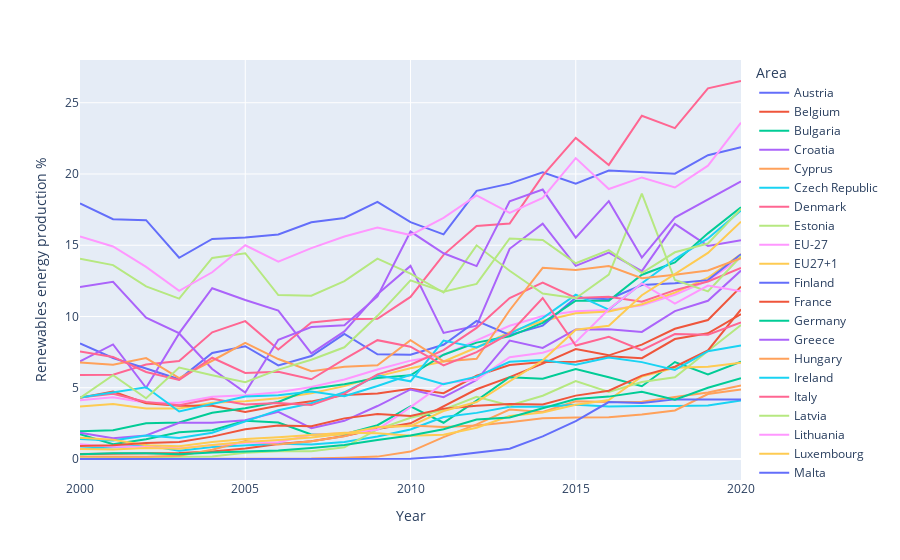

Notebook cell for this chart:
### Code cell
def update_line_plot(y_axis)
    return px.line(energy_per_area, x="Year", y="Renewables energy production %", color='Area')
update_line_plot("Renewables energy production %")

### Figure 1 — Plotly figure (JSON) as saved in the notebook; plotly's stock layout.template omitted (floating-point values rounded to 4 significant figures)
{"data": [{"hovertemplate": "Area=Austria<br>Year=%{x}<br>Renewables energy production %=%{y}<extra></extra>", "legendgroup": "Austria", "line": {"color": "#636efa", "dash": "solid"}, "marker": {"symbol": "circle"}, "mode": "lines", "name": "Austria", "orientation": "v", "showlegend": true, "type": "scatter", "x": [2000, 2001, 2002, 2003, 2004, 2005, 2006, 2007, 2008, 2009, 2010, 2011, 2012, 2013, 2014, 2015, 2016, 2017, 2018, 2019, 2020], "xaxis": "x", "y": [17.94, 16.83, 16.76, 14.12, 15.44, 15.54, 15.76, 16.61, 16.92, 18.05, 16.63, 15.76, 18.82, 19.32, 20.12, 19.32, 20.24, 20.14, 20.02, 21.32, 21.88], "yaxis": "y"}, {"hovertemplate": "Area=Belgium<br>Year=%{x}<br>Renewables energy production %=%{y}<extra></extra>", "legendgroup": "Belgium", "line": {"color": "#EF553B", "dash": "solid"}, "marker": {"symbol": "circle"}, "mode": "lines", "name": "Belgium", "orientation": "v", "showlegend": true, "type": "scatter", "x": [2000, 2001, 2002, 2003, 2004, 2005, 2006, 2007, 2008, 2009, 2010, 2011, 2012, 2013, 2014, 2015, 2016, 2017, 2018, 2019, 2020], "xaxis": "x", "y": [0.3481, 0.3753, 0.3961, 0.4137, 0.5204, 0.7406, 1.047, 1.239, 1.616, 2.1, 2.503, 3.707, 4.894, 5.743, 6.692, 7.721, 7.275, 8.023, 9.141, 9.75, 12.09], "yaxis": "y"}, {"hovertemplate": "Area=Bulgaria<br>Year=%{x}<br>Renewables energy production %=%{y}<extra></extra>", "legendgroup": "Bulgaria", "line": {"color": "#00cc96", "dash": "solid"}, "marker": {"symbol": "circle"}, "mode": "lines", "name": "Bulgaria", "orientation": "v", "showlegend": true, "type": "scatter", "x": [2000, 2001, 2002, 2003, 2004, 2005, 2006, 2007, 2008, 2009, 2010, 2011, 2012, 2013, 2014, 2015, 2016, 2017, 2018, 2019, 2020], "xaxis": "x", "y": [1.732, 1.033, 1.385, 1.87, 2.014, 2.685, 2.562, 1.716, 1.743, 2.372, 3.689, 2.544, 4.095, 5.737, 5.64, 6.313, 5.734, 5.107, 6.806, 5.941, 6.825], "yaxis": "y"}, {"hovertemplate": "Area=Croatia<br>Year=%{x}<br>Renewables energy production %=%{y}<extra></extra>", "legendgroup": "Croatia", "line": {"color": "#ab63fa", "dash": "solid"}, "marker": {"symbol": "circle"}, "mode": "lines", "name": "Croatia", "orientation": "v", "showlegend": true, "type": "scatter", "x": [2000, 2001, 2002, 2003, 2004, 2005, 2006, 2007, 2008, 2009, 2010, 2011, 2012, 2013, 2014, 2015, 2016, 2017, 2018, 2019, 2020], "xaxis": "x", "y": [12.08, 12.43, 9.918, 8.832, 11.98, 11.15, 10.42, 7.414, 8.954, 11.57, 13.55, 8.843, 9.353, 14.75, 16.52, 13.56, 14.48, 13.19, 16.5, 14.96, 15.35], "yaxis": "y"}, {"hovertemplate": "Area=Cyprus<br>Year=%{x}<br>Renewables energy production %=%{y}<extra></extra>", "legendgroup": "Cyprus", "line": {"color": "#FFA15A", "dash": "solid"}, "marker": {"symbol": "circle"}, "mode": "lines", "name": "Cyprus", "orientation": "v", "showlegend": true, "type": "scatter", "x": [2000, 2001, 2002, 2003, 2004, 2005, 2006, 2007, 2008, 2009, 2010, 2011, 2012, 2013, 2014, 2015, 2016, 2017, 2018, 2019, 2020], "xaxis": "x", "y": [0, 0, 0, 0, 0.009603, 0.01052, 0.01542, 0.0289, 0.08545, 0.1673, 0.5222, 1.536, 2.432, 3.47, 3.302, 4.047, 4.002, 4.013, 4.346, 4.662, 5.155], "yaxis": "y"}, {"hovertemplate": "Area=Czech Republic<br>Year=%{x}<br>Renewables energy production %=%{y}<extra></extra>", "legendgroup": "Czech Republic", "line": {"color": "#19d3f3", "dash": "solid"}, "marker": {"symbol": "circle"}, "mode": "lines", "name": "Czech Republic", "orientation": "v", "showlegend": true, "type": "scatter", "x": [2000, 2001, 2002, 2003, 2004, 2005, 2006, 2007, 2008, 2009, 2010, 2011, 2012, 2013, 2014, 2015, 2016, 2017, 2018, 2019, 2020], "xaxis": "x", "y": [0.7352, 0.8162, 0.9604, 0.5819, 0.84, 0.964, 1.072, 1.021, 1.199, 1.581, 2.072, 2.945, 3.237, 3.662, 3.674, 3.804, 3.678, 3.726, 3.712, 3.754, 4.107], "yaxis": "y"}, {"hovertemplate": "Area=Denmark<br>Year=%{x}<br>Renewables energy production %=%{y}<extra></extra>", "legendgroup": "Denmark", "line": {"color": "#FF6692", "dash": "solid"}, "marker": {"symbol": "circle"}, "mode": "lines", "name": "Denmark", "orientation": "v", "showlegend": true, "type": "scatter", "x": [2000, 2001, 2002, 2003, 2004, 2005, 2006, 2007, 2008, 2009, 2010, 2011, 2012, 2013, 2014, 2015, 2016, 2017, 2018, 2019, 2020], "xaxis": "x", "y": [5.901, 5.909, 6.626, 6.874, 8.888, 9.675, 7.684, 9.581, 9.799, 9.84, 11.37, 14.33, 16.36, 16.53, 19.89, 22.53, 20.64, 24.09, 23.22, 26.01, 26.53], "yaxis": "y"}, {"hovertemplate": "Area=Estonia<br>Year=%{x}<br>Renewables energy production %=%{y}<extra></extra>", "legendgroup": "Estonia", "line": {"color": "#B6E880", "dash": "solid"}, "marker": {"symbol": "circle"}, "mode": "lines", "name": "Estonia", "orientation": "v", "showlegend": true, "type": "scatter", "x": [2000, 2001, 2002, 2003, 2004, 2005, 2006, 2007, 2008, 2009, 2010, 2011, 2012, 2013, 2014, 2015, 2016, 2017, 2018, 2019, 2020], "xaxis": "x", "y": [0.05669, 0.05507, 0.09472, 0.1493, 0.1807, 0.439, 0.5495, 0.537, 0.8168, 2.074, 2.895, 3.455, 4.359, 3.763, 4.439, 5.469, 4.699, 5.406, 5.734, 7.582, 9.402], "yaxis": "y"}, {"hovertemplate": "Area=EU-27<br>Year=%{x}<br>Renewables energy production %=%{y}<extra></extra>", "legendgroup": "EU-27", "line": {"color": "#FF97FF", "dash": "solid"}, "marker": {"symbol": "circle"}, "mode": "lines", "name": "EU-27", "orientation": "v", "showlegend": true, "type": "scatter", "x": [2000, 2001, 2002, 2003, 2004, 2005, 2006, 2007, 2008, 2009, 2010, 2011, 2012, 2013, 2014, 2015, 2016, 2017, 2018, 2019, 2020], "xaxis": "x", "y": [4.122, 4.331, 3.956, 3.952, 4.372, 4.466, 4.683, 5.054, 5.574, 6.284, 6.902, 7.299, 8.329, 9.35, 10.03, 10.36, 10.46, 10.79, 11.53, 12.52, 14.12], "yaxis": "y"}, {"hovertemplate": "Area=EU27+1<br>Year=%{x}<br>Renewables energy production %=%{y}<extra></extra>", "legendgroup": "EU27+1", "line": {"color": "#FECB52", "dash": "solid"}, "marker": {"symbol": "circle"}, "mode": "lines", "name": "EU27+1", "orientation": "v", "showlegend": true, "type": "scatter", "x": [2000, 2001, 2002, 2003, 2004, 2005, 2006, 2007, 2008, 2009, 2010, 2011, 2012, 2013, 2014, 2015, 2016, 2017, 2018, 2019, 2020], "xaxis": "x", "y": [3.679, 3.857, 3.548, 3.54, 3.948, 4.056, 4.267, 4.62, 5.112, 5.8, 6.363, 6.847, 7.825, 8.896, 9.681, 10.22, 10.34, 10.86, 11.67, 12.72, 14.38], "yaxis": "y"}, {"hovertemplate": "Area=Finland<br>Year=%{x}<br>Renewables energy production %=%{y}<extra></extra>", "legendgroup": "Finland", "line": {"color": "#636efa", "dash": "solid"}, "marker": {"symbol": "circle"}, "mode": "lines", "name": "Finland", "orientation": "v", "showlegend": true, "type": "scatter", "x": [2000, 2001, 2002, 2003, 2004, 2005, 2006, 2007, 2008, 2009, 2010, 2011, 2012, 2013, 2014, 2015, 2016, 2017, 2018, 2019, 2020], "xaxis": "x", "y": [8.117, 7.087, 6.353, 5.592, 7.444, 7.913, 6.566, 7.222, 8.783, 7.348, 7.323, 8.019, 9.691, 8.711, 9.359, 11.32, 11.21, 12.21, 12.33, 12.55, 14.37], "yaxis": "y"}, {"hovertemplate": "Area=France<br>Year=%{x}<br>Renewables energy production %=%{y}<extra></extra>", "legendgroup": "France", "line": {"color": "#EF553B", "dash": "solid"}, "marker": {"symbol": "circle"}, "mode": "lines", "name": "France", "orientation": "v", "showlegend": true, "type": "scatter", "x": [2000, 2001, 2002, 2003, 2004, 2005, 2006, 2007, 2008, 2009, 2010, 2011, 2012, 2013, 2014, 2015, 2016, 2017, 2018, 2019, 2020], "xaxis": "x", "y": [4.304, 4.737, 3.913, 3.735, 3.736, 3.291, 3.739, 4.045, 4.498, 4.597, 4.927, 4.617, 5.841, 6.593, 6.809, 6.833, 7.213, 7.074, 8.417, 8.821, 10.16], "yaxis": "y"}, {"hovertemplate": "Area=Germany<br>Year=%{x}<br>Renewables energy production %=%{y}<extra></extra>", "legendgroup": "Germany", "line": {"color": "#00cc96", "dash": "solid"}, "marker": {"symbol": "circle"}, "mode": "lines", "name": "Germany", "orientation": "v", "showlegend": true, "type": "scatter", "x": [2000, 2001, 2002, 2003, 2004, 2005, 2006, 2007, 2008, 2009, 2010, 2011, 2012, 2013, 2014, 2015, 2016, 2017, 2018, 2019, 2020], "xaxis": "x", "y": [1.954, 2.018, 2.511, 2.563, 3.249, 3.561, 4.004, 4.926, 5.245, 5.683, 5.868, 7.316, 8.168, 8.607, 9.554, 11.11, 11.1, 12.93, 13.79, 15.83, 17.66], "yaxis": "y"}, {"hovertemplate": "Area=Greece<br>Year=%{x}<br>Renewables energy production %=%{y}<extra></extra>", "legendgroup": "Greece", "line": {"color": "#ab63fa", "dash": "solid"}, "marker": {"symbol": "circle"}, "mode": "lines", "name": "Greece", "orientation": "v", "showlegend": true, "type": "scatter", "x": [2000, 2001, 2002, 2003, 2004, 2005, 2006, 2007, 2008, 2009, 2010, 2011, 2012, 2013, 2014, 2015, 2016, 2017, 2018, 2019, 2020], "xaxis": "x", "y": [1.85, 1.455, 1.646, 2.542, 2.538, 2.72, 3.314, 2.167, 2.68, 3.718, 4.878, 4.339, 5.54, 8.309, 7.793, 9.089, 9.106, 8.921, 10.38, 11.1, 13.22], "yaxis": "y"}, {"hovertemplate": "Area=Hungary<br>Year=%{x}<br>Renewables energy production %=%{y}<extra></extra>", "legendgroup": "Hungary", "line": {"color": "#FFA15A", "dash": "solid"}, "marker": {"symbol": "circle"}, "mode": "lines", "name": "Hungary", "orientation": "v", "showlegend": true, "type": "scatter", "x": [2000, 2001, 2002, 2003, 2004, 2005, 2006, 2007, 2008, 2009, 2010, 2011, 2012, 2013, 2014, 2015, 2016, 2017, 2018, 2019, 2020], "xaxis": "x", "y": [0.1697, 0.176, 0.1606, 0.2286, 0.6445, 1.264, 1.015, 1.241, 1.598, 2.211, 2.356, 2.242, 2.348, 2.586, 2.865, 2.916, 2.923, 3.124, 3.404, 4.56, 4.873], "yaxis": "y"}, {"hovertemplate": "Area=Ireland<br>Year=%{x}<br>Renewables energy production %=%{y}<extra></extra>", "legendgroup": "Ireland", "line": {"color": "#19d3f3", "dash": "solid"}, "marker": {"symbol": "circle"}, "mode": "lines", "name": "Ireland", "orientation": "v", "showlegend": true, "type": "scatter", "x": [2000, 2001, 2002, 2003, 2004, 2005, 2006, 2007, 2008, 2009, 2010, 2011, 2012, 2013, 2014, 2015, 2016, 2017, 2018, 2019, 2020], "xaxis": "x", "y": [1.403, 1.291, 1.645, 1.468, 1.848, 2.617, 3.428, 3.912, 4.682, 5.871, 5.453, 8.312, 7.825, 8.797, 9.89, 11.53, 10.49, 12.34, 14.03, 15.48, 17.44], "yaxis": "y"}, {"hovertemplate": "Area=Italy<br>Year=%{x}<br>Renewables energy production %=%{y}<extra></extra>", "legendgroup": "Italy", "line": {"color": "#FF6692", "dash": "solid"}, "marker": {"symbol": "circle"}, "mode": "lines", "name": "Italy", "orientation": "v", "showlegend": true, "type": "scatter", "x": [2000, 2001, 2002, 2003, 2004, 2005, 2006, 2007, 2008, 2009, 2010, 2011, 2012, 2013, 2014, 2015, 2016, 2017, 2018, 2019, 2020], "xaxis": "x", "y": [4.317, 4.576, 3.995, 3.766, 4.23, 3.829, 3.933, 3.781, 4.587, 5.941, 6.613, 7.642, 9.197, 11.3, 12.37, 11.3, 11.38, 11.03, 11.85, 12.45, 13.41], "yaxis": "y"}, {"hovertemplate": "Area=Latvia<br>Year=%{x}<br>Renewables energy production %=%{y}<extra></extra>", "legendgroup": "Latvia", "line": {"color": "#B6E880", "dash": "solid"}, "marker": {"symbol": "circle"}, "mode": "lines", "name": "Latvia", "orientation": "v", "showlegend": true, "type": "scatter", "x": [2000, 2001, 2002, 2003, 2004, 2005, 2006, 2007, 2008, 2009, 2010, 2011, 2012, 2013, 2014, 2015, 2016, 2017, 2018, 2019, 2020], "xaxis": "x", "y": [14.05, 13.61, 12.11, 11.25, 14.11, 14.44, 11.5, 11.46, 12.49, 14.06, 13.01, 11.68, 14.99, 13.21, 11.61, 11.28, 12.94, 18.62, 12.56, 11.76, 14.23], "yaxis": "y"}, {"hovertemplate": "Area=Lithuania<br>Year=%{x}<br>Renewables energy production %=%{y}<extra></extra>", "legendgroup": "Lithuania", "line": {"color": "#FF97FF", "dash": "solid"}, "marker": {"symbol": "circle"}, "mode": "lines", "name": "Lithuania", "orientation": "v", "showlegend": true, "type": "scatter", "x": [2000, 2001, 2002, 2003, 2004, 2005, 2006, 2007, 2008, 2009, 2010, 2011, 2012, 2013, 2014, 2015, 2016, 2017, 2018, 2019, 2020], "xaxis": "x", "y": [1.028, 0.8646, 0.861, 0.7523, 0.9577, 1.136, 1.182, 1.699, 1.802, 2.056, 3.64, 5.307, 5.567, 7.137, 7.454, 8.194, 10.51, 12.32, 10.91, 12.17, 11.77], "yaxis": "y"}, {"hovertemplate": "Area=Luxembourg<br>Year=%{x}<br>Renewables energy production %=%{y}<extra></extra>", "legendgroup": "Luxembourg", "line": {"color": "#FECB52", "dash": "solid"}, "marker": {"symbol": "circle"}, "mode": "lines", "name": "Luxembourg", "orientation": "v", "showlegend": true, "type": "scatter", "x": [2000, 2001, 2002, 2003, 2004, 2005, 2006, 2007, 2008, 2009, 2010, 2011, 2012, 2013, 2014, 2015, 2016, 2017, 2018, 2019, 2020], "xaxis": "x", "y": [1.49, 1.355, 0.9655, 0.9016, 1.2, 1.397, 1.524, 1.681, 1.845, 1.801, 1.63, 1.708, 2.189, 3.02, 3.255, 3.801, 4.134, 5.791, 6.407, 6.481, 6.76], "yaxis": "y"}, {"hovertemplate": "Area=Malta<br>Year=%{x}<br>Renewables energy production %=%{y}<extra></extra>", "legendgroup": "Malta", "line": {"color": "#636efa", "dash": "solid"}, "marker": {"symbol": "circle"}, "mode": "lines", "name": "Malta", "orientation": "v", "showlegend": true, "type": "scatter", "x": [2000, 2001, 2002, 2003, 2004, 2005, 2006, 2007, 2008, 2009, 2010, 2011, 2012, 2013, 2014, 2015, 2016, 2017, 2018, 2019, 2020], "xaxis": "x", "y": [0, 0, 0, 0, 0, 0, 0, 0, 0, 0, 0.01608, 0.1707, 0.4616, 0.7194, 1.584, 2.651, 3.997, 3.937, 4.184, 4.184, 4.184], "yaxis": "y"}, {"hovertemplate": "Area=Netherlands<br>Year=%{x}<br>Renewables energy production %=%{y}<extra></extra>", "legendgroup": "Netherlands", "line": {"color": "#EF553B", "dash": "solid"}, "marker": {"symbol": "circle"}, "mode": "lines", "name": "Netherlands", "orientation": "v", "showlegend": true, "type": "scatter", "x": [2000, 2001, 2002, 2003, 2004, 2005, 2006, 2007, 2008, 2009, 2010, 2011, 2012, 2013, 2014, 2015, 2016, 2017, 2018, 2019, 2020], "xaxis": "x", "y": [0.9141, 0.9613, 1.126, 1.195, 1.569, 2.09, 2.349, 2.307, 2.852, 3.164, 3.021, 3.534, 3.74, 3.858, 3.832, 4.448, 4.789, 5.853, 6.478, 7.622, 10.5], "yaxis": "y"}, {"hovertemplate": "Area=Poland<br>Year=%{x}<br>Renewables energy production %=%{y}<extra></extra>", "legendgroup": "Poland", "line": {"color": "#00cc96", "dash": "solid"}, "marker": {"symbol": "circle"}, "mode": "lines", "name": "Poland", "orientation": "v", "showlegend": true, "type": "scatter", "x": [2000, 2001, 2002, 2003, 2004, 2005, 2006, 2007, 2008, 2009, 2010, 2011, 2012, 2013, 2014, 2015, 2016, 2017, 2018, 2019, 2020], "xaxis": "x", "y": [0.3359, 0.4016, 0.4105, 0.3295, 0.4577, 0.5383, 0.5928, 0.775, 0.9834, 1.328, 1.644, 2.083, 2.772, 2.919, 3.552, 4.212, 4.378, 4.72, 4.167, 4.997, 5.667], "yaxis": "y"}, {"hovertemplate": "Area=Portugal<br>Year=%{x}<br>Renewables energy production %=%{y}<extra></extra>", "legendgroup": "Portugal", "line": {"color": "#ab63fa", "dash": "solid"}, "marker": {"symbol": "circle"}, "mode": "lines", "name": "Portugal", "orientation": "v", "showlegend": true, "type": "scatter", "x": [2000, 2001, 2002, 2003, 2004, 2005, 2006, 2007, 2008, 2009, 2010, 2011, 2012, 2013, 2014, 2015, 2016, 2017, 2018, 2019, 2020], "xaxis": "x", "y": [6.857, 8.039, 4.999, 8.806, 6.316, 4.659, 8.362, 9.259, 9.386, 11.41, 15.96, 14.44, 13.54, 18.09, 18.91, 15.53, 18.09, 14.14, 16.94, 18.18, 19.48], "yaxis": "y"}, {"hovertemplate": "Area=Romania<br>Year=%{x}<br>Renewables energy production %=%{y}<extra></extra>", "legendgroup": "Romania", "line": {"color": "#FFA15A", "dash": "solid"}, "marker": {"symbol": "circle"}, "mode": "lines", "name": "Romania", "orientation": "v", "showlegend": true, "type": "scatter", "x": [2000, 2001, 2002, 2003, 2004, 2005, 2006, 2007, 2008, 2009, 2010, 2011, 2012, 2013, 2014, 2015, 2016, 2017, 2018, 2019, 2020], "xaxis": "x", "y": [6.769, 6.609, 7.077, 5.676, 6.895, 8.144, 7.014, 6.159, 6.479, 6.584, 8.333, 6.845, 7.038, 10.44, 13.42, 13.26, 13.54, 12.68, 12.94, 13.22, 14.09], "yaxis": "y"}, {"hovertemplate": "Area=Slovakia<br>Year=%{x}<br>Renewables energy production %=%{y}<extra></extra>", "legendgroup": "Slovakia", "line": {"color": "#19d3f3", "dash": "solid"}, "marker": {"symbol": "circle"}, "mode": "lines", "name": "Slovakia", "orientation": "v", "showlegend": true, "type": "scatter", "x": [2000, 2001, 2002, 2003, 2004, 2005, 2006, 2007, 2008, 2009, 2010, 2011, 2012, 2013, 2014, 2015, 2016, 2017, 2018, 2019, 2020], "xaxis": "x", "y": [4.318, 4.674, 5.035, 3.334, 3.873, 4.392, 4.476, 4.738, 4.399, 5.126, 5.916, 5.252, 5.778, 6.817, 6.95, 6.612, 7.124, 6.798, 6.248, 7.566, 7.962], "yaxis": "y"}, {"hovertemplate": "Area=Slovenia<br>Year=%{x}<br>Renewables energy production %=%{y}<extra></extra>", "legendgroup": "Slovenia", "line": {"color": "#FF6692", "dash": "solid"}, "marker": {"symbol": "circle"}, "mode": "lines", "name": "Slovenia", "orientation": "v", "showlegend": true, "type": "scatter", "x": [2000, 2001, 2002, 2003, 2004, 2005, 2006, 2007, 2008, 2009, 2010, 2011, 2012, 2013, 2014, 2015, 2016, 2017, 2018, 2019, 2020], "xaxis": "x", "y": [7.551, 7.165, 6.108, 5.548, 7.107, 6.038, 6.125, 5.594, 7.011, 8.339, 7.88, 6.568, 7.5, 8.814, 11.3, 7.961, 8.581, 7.634, 8.766, 8.725, 9.588], "yaxis": "y"}, {"hovertemplate": "Area=Spain<br>Year=%{x}<br>Renewables energy production %=%{y}<extra></extra>", "legendgroup": "Spain", "line": {"color": "#B6E880", "dash": "solid"}, "marker": {"symbol": "circle"}, "mode": "lines", "name": "Spain", "orientation": "v", "showlegend": true, "type": "scatter", "x": [2000, 2001, 2002, 2003, 2004, 2005, 2006, 2007, 2008, 2009, 2010, 2011, 2012, 2013, 2014, 2015, 2016, 2017, 2018, 2019, 2020], "xaxis": "x", "y": [4.291, 5.887, 4.262, 6.422, 5.882, 5.39, 6.274, 6.964, 7.839, 10.05, 12.53, 11.73, 12.29, 15.47, 15.36, 13.73, 14.66, 13.05, 14.5, 15.12, 17.55], "yaxis": "y"}, {"hovertemplate": "Area=Sweden<br>Year=%{x}<br>Renewables energy production %=%{y}<extra></extra>", "legendgroup": "Sweden", "line": {"color": "#FF97FF", "dash": "solid"}, "marker": {"symbol": "circle"}, "mode": "lines", "name": "Sweden", "orientation": "v", "showlegend": true, "type": "scatter", "x": [2000, 2001, 2002, 2003, 2004, 2005, 2006, 2007, 2008, 2009, 2010, 2011, 2012, 2013, 2014, 2015, 2016, 2017, 2018, 2019, 2020], "xaxis": "x", "y": [15.62, 14.91, 13.48, 11.8, 13.1, 15.0, 13.85, 14.79, 15.61, 16.25, 15.71, 16.93, 18.5, 17.26, 18.32, 21.11, 18.95, 19.76, 19.05, 20.58, 23.6], "yaxis": "y"}, {"hovertemplate": "Area=United Kingdom<br>Year=%{x}<br>Renewables energy production %=%{y}<extra></extra>", "legendgroup": "United Kingdom", "line": {"color": "#FECB52", "dash": "solid"}, "marker": {"symbol": "circle"}, "mode": "lines", "name": "United Kingdom", "orientation": "v", "showlegend": true, "type": "scatter", "x": [2000, 2001, 2002, 2003, 2004, 2005, 2006, 2007, 2008, 2009, 2010, 2011, 2012, 2013, 2014, 2015, 2016, 2017, 2018, 2019, 2020], "xaxis": "x", "y": [0.6991, 0.6603, 0.7775, 0.7274, 0.984, 1.2, 1.341, 1.504, 1.767, 2.241, 2.315, 3.364, 4.001, 5.428, 6.913, 9.074, 9.352, 11.5, 12.96, 14.46, 16.65], "yaxis": "y"}], "layout": {"legend": {"title": {"text": "Area"}, "tracegroupgap": 0}, "margin": {"t": 60}, "xaxis": {"anchor": "y", "domain": [0, 1], "title": {"text": "Year"}}, "yaxis": {"anchor": "x", "domain": [0, 1], "title": {"text": "Renewables energy production %"}}}}
